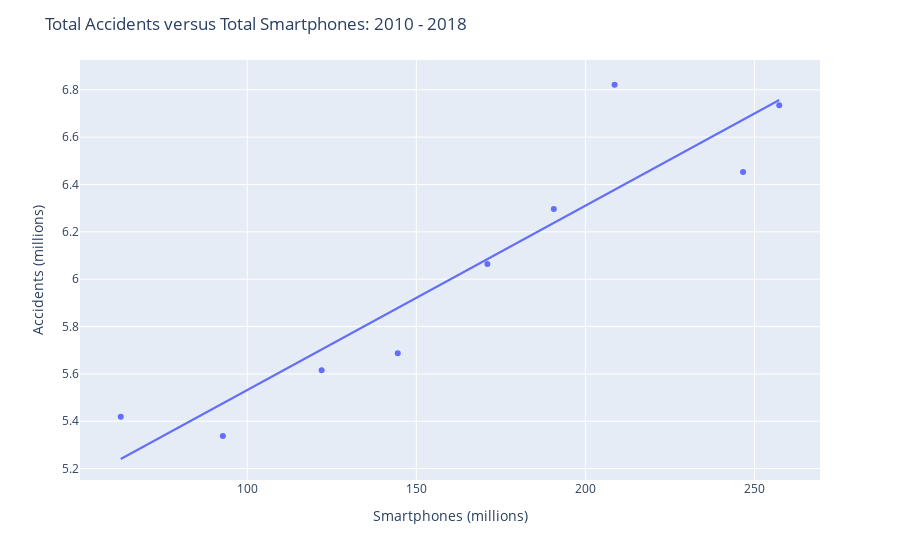

Notebook cell for this chart:
### Code cell
#Graph reesuced time frame 2010 - 2018 for onset of smartphones: Total Accidents versus Total Smartphones on data from: 2010 - 2018

total_drivers2 = [5.419445, 5.337829, 5.615045, 5.686891, 6.064284, 6.296134, 6.821129, 6.452598, 6.734416]
younger_drivers2 = [1.210448, 1.140507, 1.167260, 1.185506, 1.223631, 1.309092, 1.408959, 1.327631, 1.319180]
older_drivers2 = [.799867, .766463, .854872, .888951, .937670, 1.012285, 1.069190, 1.066533, 1.154956]
all_other_drivers2 = [3.409130, 3.430859, 3.592913, 3.612434, 3.902983, 3.974757, 4.342980, 4.058434, 4.260280]

smartphones=total_smartphones

accidents=total_drivers2

fig = px.scatter(all_accident_graph_df, x=smartphones, y=accidents, trendline="ols")

# Edit the layout
fig.update_layout(title='Total Accidents versus Total Smartphones: 2010 - 2018 ',
                   xaxis_title='Smartphones (millions)',
                   yaxis_title='Accidents (millions)')

fig.show()

results = px.get_trendline_results(fig)
print(results)

### Figure 1 — Plotly figure (JSON) as saved in the notebook; plotly's stock layout.template omitted (floating-point values rounded to 4 significant figures)
{"data": [{"hoverlabel": {"namelength": 0}, "hovertemplate": "x=%{x}<br>y=%{y}", "legendgroup": "", "marker": {"color": "#636efa", "symbol": "circle"}, "mode": "markers", "name": "", "showlegend": false, "type": "scatter", "x": [62.6, 92.8, 122, 144.5, 171, 190.6, 208.6, 246.6, 257.3], "xaxis": "x", "y": [5.419, 5.338, 5.615, 5.687, 6.064, 6.296, 6.821, 6.453, 6.734], "yaxis": "y"}, {"hoverlabel": {"namelength": 0}, "hovertemplate": "<b>OLS trendline</b><br>y = 0.007787 * x + 4.753106<br>R<sup>2</sup>=0.862539<br><br>x=%{x}<br>y=%{y} <b>(trend)</b>", "legendgroup": "", "marker": {"color": "#636efa", "symbol": "circle"}, "mode": "lines", "name": "", "showlegend": false, "type": "scatter", "x": [62.6, 92.8, 122, 144.5, 171, 190.6, 208.6, 246.6, 257.3], "xaxis": "x", "y": [5.241, 5.476, 5.703, 5.878, 6.085, 6.238, 6.378, 6.673, 6.757], "yaxis": "y"}], "layout": {"legend": {"tracegroupgap": 0}, "margin": {"t": 60}, "title": {"text": "Total Accidents versus Total Smartphones: 2010 - 2018 "}, "xaxis": {"anchor": "y", "domain": [0, 1], "title": {"text": "Smartphones (millions)"}}, "yaxis": {"anchor": "x", "domain": [0, 1], "title": {"text": "Accidents (millions)"}}}}
